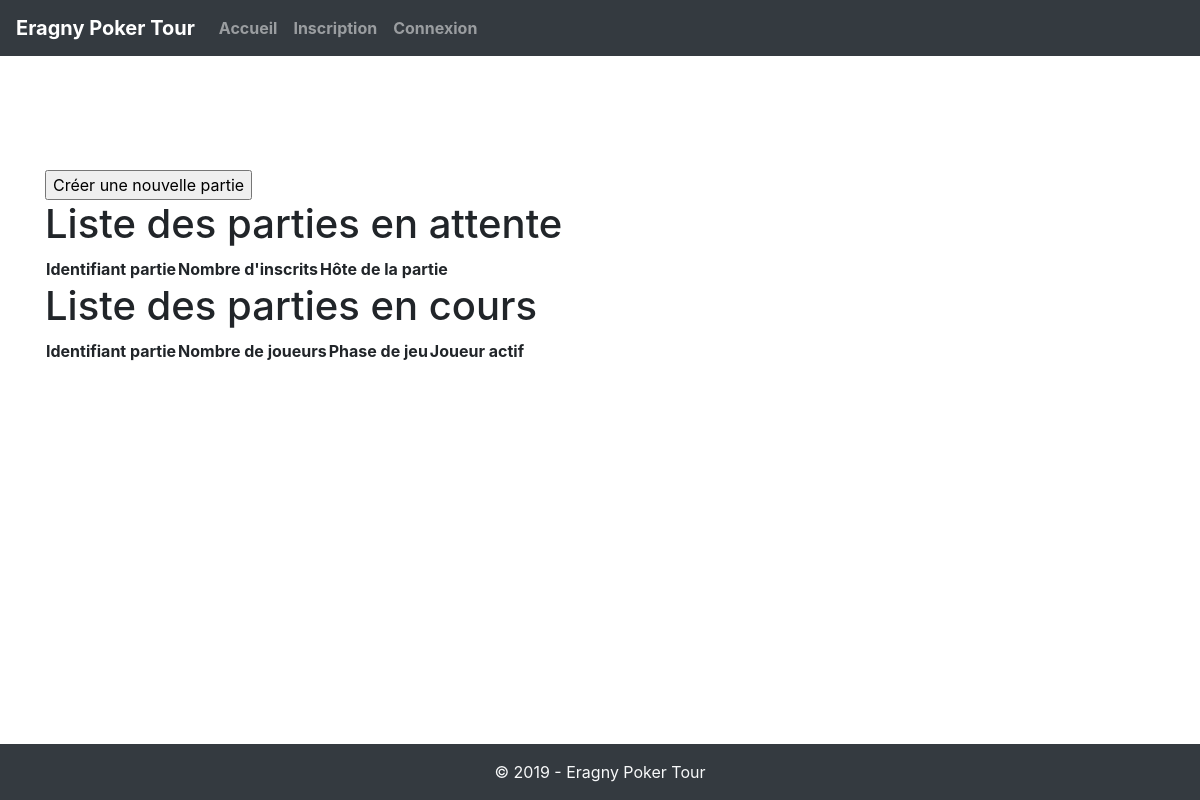
Before: /parties.php with the older database file.
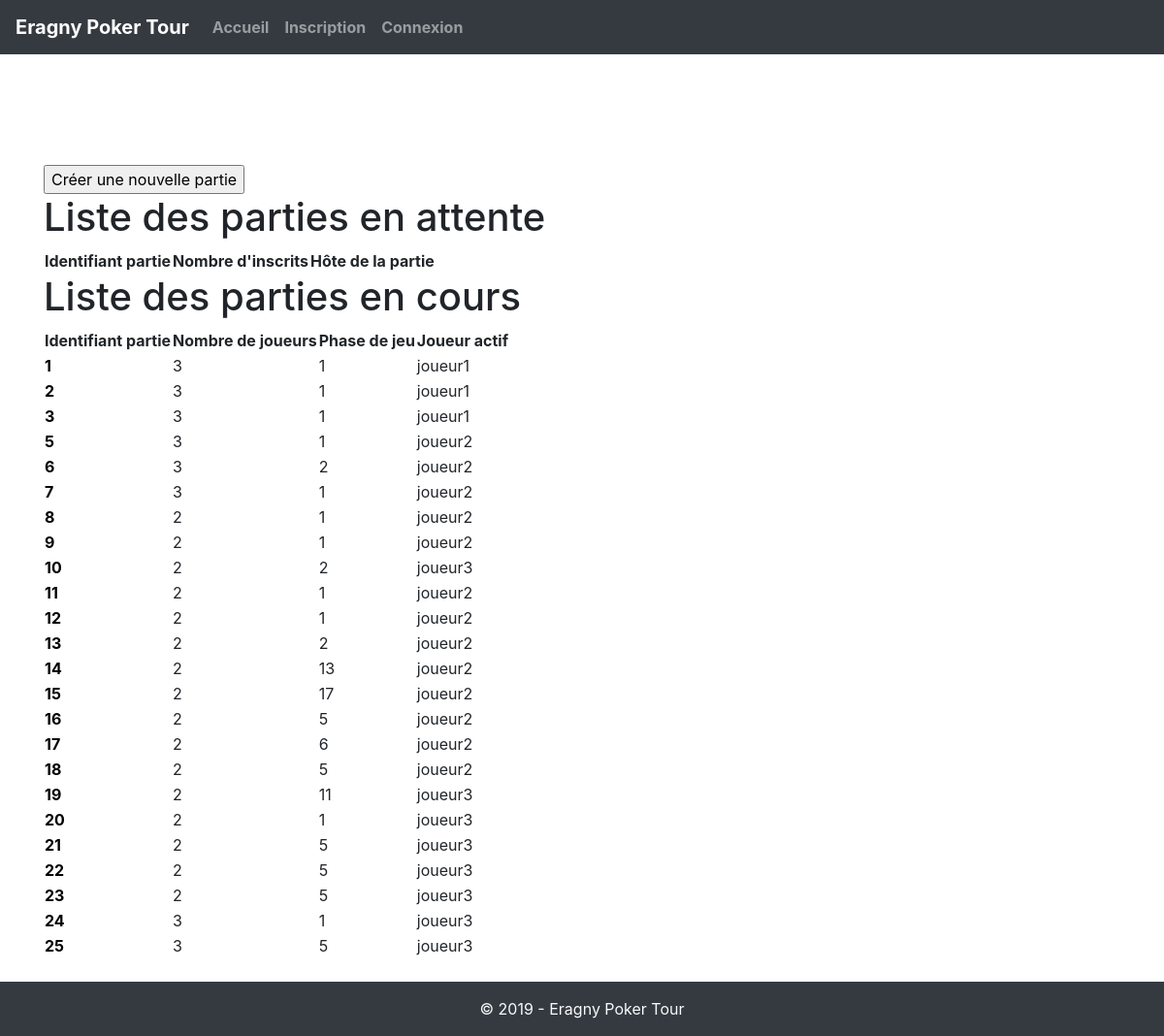
After: the same page with the newer database file.
### tables this page shows
CREATE TABLE `parties` (
  `id_partie` int(10) UNSIGNED NOT NULL,
  `phase` tinyint(1) NOT NULL DEFAULT '0',
  `pot` int(6) DEFAULT '0',
  `id_carte_turn` int(10) UNSIGNED NOT NULL DEFAULT '53',
  `id_carte_flop1` int(10) UNSIGNED NOT NULL DEFAULT '53',
  `id_carte_flop2` int(10) UNSIGNED NOT NULL DEFAULT '53',
  `id_carte_flop3` int(10) UNSIGNED NOT NULL DEFAULT '53',
  `id_carte_river` int(10) UNSIGNED NOT NULL DEFAULT '53',
  `id_host` int(10) UNSIGNED NOT NULL
);

CREATE TABLE `utilisateurs` (
  `id_utilisateur` int(10) UNSIGNED NOT NULL,
  `pseudo` varchar(45) NOT NULL,
  `password` varchar(45) NOT NULL,
  `derniere_connexion` datetime NOT NULL DEFAULT CURRENT_TIMESTAMP,
  `jetons` int(6) DEFAULT '1000',
  `statut` tinyint(1) DEFAULT '0'
);

### inc/functions.php (called while the page is built, shortened)
<?php
function isConnected(){
  if ( isset($_SESSION['membre']) ){
    return true;
  }
  else{
    return false;
  }
}
function execRequete($req,$params=array()){
  global $pdo;
  $r = $pdo->prepare($req);
  if ( !empty($params) ){
    foreach($params as $key => $value){
      $params[$key] = htmlspecialchars($value,ENT_QUOTES);
      $r->bindValue($key,$params[$key],PDO::PARAM_STR);
    }
  }
  $r->execute();
  return $r;
}
?>

### parties.php (the view, shortened to what this page needs)
<?php
$title = 'Liste des parties';
require_once('inc/header.php');
?>
<form action="" method="post">
	<input type="submit" name="nouveauJeu" value="Créer une nouvelle partie"></form>
	<h1>Liste des parties en attente</h1>
	<table>
		<tr>
			<th>Identifiant partie</th>
			<th>Nombre d'inscrits</th>
			<th>Hôte de la partie</th>
		</tr>
</table>
	<h1>Liste des parties en cours</h1>
	<table>
		<tr>
			<th>Identifiant partie</th>
			<th>Nombre de joueurs</th>
			<th>Phase de jeu</th>
			<th>Joueur actif</th>
		</tr>
	<?php $resultat=execRequete('SELECT * FROM parties WHERE phase > 0',array());
  if($resultat->rowCount()>0){
    $partiesEnCours=$resultat->fetchAll();
	foreach($partiesEnCours as $partie){
		$resultat=execRequete('SELECT * FROM donnes WHERE id_partie = :partie',array(':partie'=>$partie['id_partie']));
		$donnes=$resultat->fetchAll();
		$resultat=execRequete('SELECT pseudo FROM utilisateurs WHERE id_utilisateur = :id',array(':id'=>$partie['id_host']));
		$joueurActif=$resultat->fetch();
		$nbJoueur= count($donnes);
echo'<tr><td><a href="partie.php?id='.$partie['id_partie'].'">'.$partie['id_partie']
."</a></td><td>".$nbJoueur
."</td><td>".$partie['phase']
."</td><td>".$joueurActif['pseudo'];
echo "</td></tr>";
}}?>
</table>
<?php
require_once('inc/footer.php');

### inc/header.php (shortened to what this page needs)
<!DOCTYPE html>
<html lang="fr">
<head>
  <link rel="stylesheet" href="https://stackpath.bootstrapcdn.com/bootstrap/4.3.1/css/bootstrap.min.css">
  <link rel="stylesheet" href="https://use.fontawesome.com/releases/v5.8.2/css/all.css">
  <link rel="stylesheet" href="<?= URL . 'inc/css/style.css' ?>">
</head>
<body>
  <header>
    <nav class="navbar navbar-expand-md navbar-dark fixed-top bg-dark">
      <a class="navbar-brand" href="<?= URL ?>">Eragny Poker Tour</a>
      <div class="collapse navbar-collapse" id="navbarCollapse">
        <ul class="navbar-nav mr-auto">
          <li class="nav-item
          <?= ($title == 'Accueil') ? 'active' : '' ?>">
            <a class="nav-link" href="<?= URL ?>">Accueil <span class="sr-only">Accueil</span></a>
          </li>
          <?php
          if ( !isConnected() ) :
          ?>
            <li class="nav-item
            <?= ($title == 'Inscription') ? 'active' : '' ?>">
              <a class="nav-link" href="<?= URL . 'inscription.php' ?>">Inscription</a>
            </li>
            <li class="nav-item
            <?= ($title == 'Connexion') ? 'active' : '' ?>">
              <a class="nav-link" href="<?= URL . 'connexion.php' ?>">Connexion</a>
            </li>
          <?php
          endif;
            ?>
        </ul>
    </nav>
  </header>
  <main class="container">

### inc/footer.php
</main>
  <footer class="container-fluid">
    <div class="row bg-dark text-light text-center py-3 mt-4">
      <div class="col">
      &copy; <?= date('Y') ?> - Eragny Poker Tour
      </div>
    </div>
  </footer>
</body>
</html>

### inc/css/style.css (style rules this page uses)
body { padding:70px 0 0 0; margin:0; }
main { min-height:calc(100vh - 150px); padding-top: 100px; }
a { color:black; font-weight: bold; }

Changed rows visible on the page:
added parties: id_partie "1", nbJoueur "3", phase "1", id_host.pseudo "joueur1"
added parties: id_partie "2", nbJoueur "3", phase "1", id_host.pseudo "joueur1"
added parties: id_partie "3", nbJoueur "3", phase "1", id_host.pseudo "joueur1"
added parties: id_partie "5", nbJoueur "3", phase "1", id_host.pseudo "joueur2"
added parties: id_partie "6", nbJoueur "3", phase "2", id_host.pseudo "joueur2"
added parties: id_partie "7", nbJoueur "3", phase "1", id_host.pseudo "joueur2"
added parties: id_partie "8", nbJoueur "2", phase "1", id_host.pseudo "joueur2"
added parties: id_partie "9", nbJoueur "2", phase "1", id_host.pseudo "joueur2"
added parties: id_partie "10", nbJoueur "2", phase "2", id_host.pseudo "joueur3"
added parties: id_partie "11", nbJoueur "2", phase "1", id_host.pseudo "joueur2"
added parties: id_partie "12", nbJoueur "2", phase "1", id_host.pseudo "joueur2"
added parties: id_partie "13", nbJoueur "2", phase "2", id_host.pseudo "joueur2"
added parties: id_partie "14", nbJoueur "2", phase "13", id_host.pseudo "joueur2"
added parties: id_partie "15", nbJoueur "2", phase "17", id_host.pseudo "joueur2"
added parties: id_partie "16", nbJoueur "2", phase "5", id_host.pseudo "joueur2"
added parties: id_partie "17", nbJoueur "2", phase "6", id_host.pseudo "joueur2"
added parties: id_partie "18", nbJoueur "2", phase "5", id_host.pseudo "joueur2"
added parties: id_partie "19", nbJoueur "2", phase "11", id_host.pseudo "joueur3"
added parties: id_partie "20", nbJoueur "2", phase "1", id_host.pseudo "joueur3"
added parties: id_partie "21", nbJoueur "2", phase "5", id_host.pseudo "joueur3"
added parties: id_partie "22", nbJoueur "2", phase "5", id_host.pseudo "joueur3"
added parties: id_partie "23", nbJoueur "2", phase "5", id_host.pseudo "joueur3"
added parties: id_partie "24", nbJoueur "3", phase "1", id_host.pseudo "joueur3"
added parties: id_partie "25", nbJoueur "3", phase "5", id_host.pseudo "joueur3"
